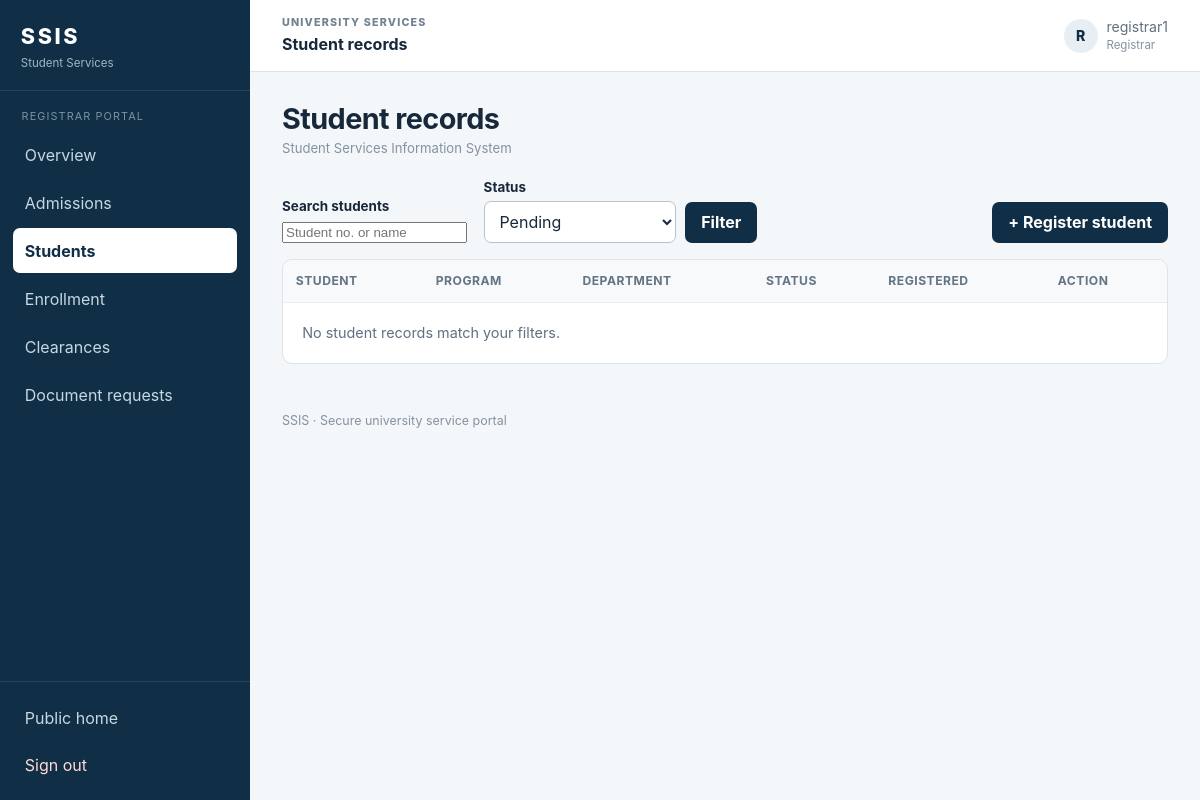
/registrar/students.php?status=pending (signed in), run on an earlier commit of the app's database.
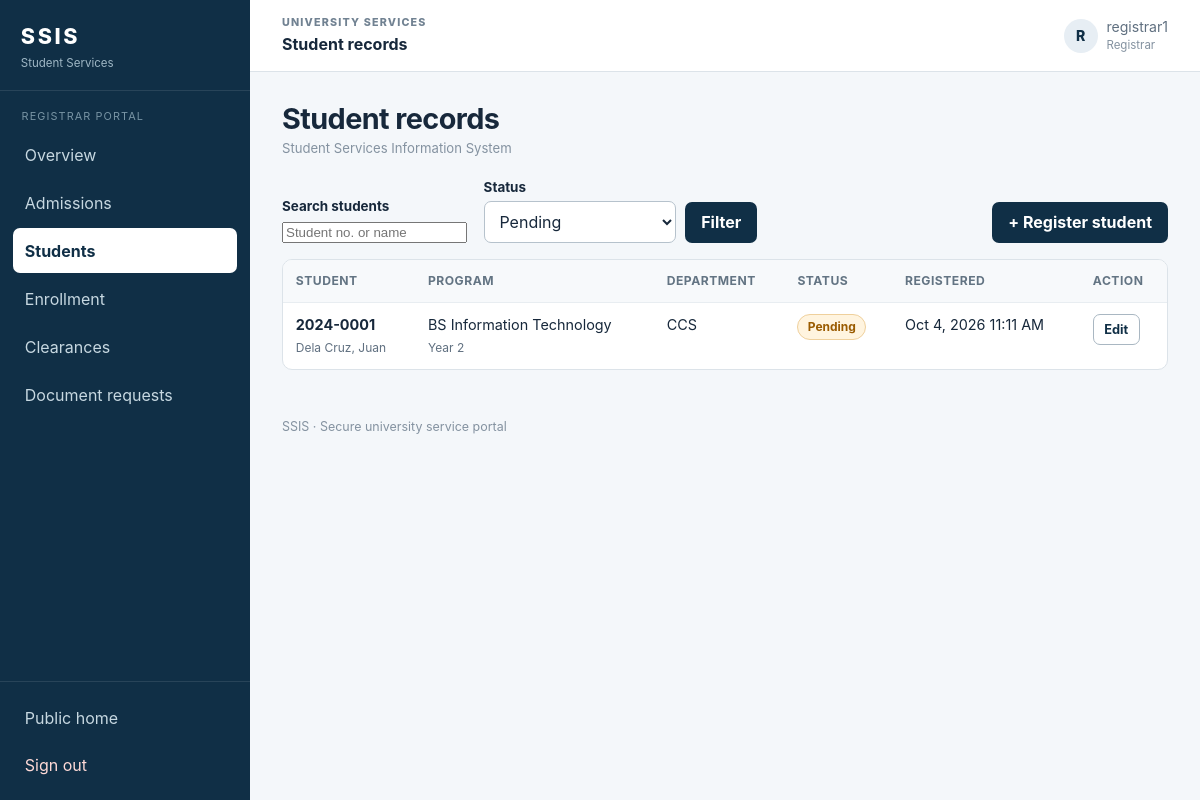
And on a later commit of the database.
### tables this page shows
CREATE TABLE students (
  id                INT UNSIGNED NOT NULL AUTO_INCREMENT,
  user_id           INT UNSIGNED NOT NULL,
  student_no        VARCHAR(20)  NOT NULL,
  first_name        VARCHAR(60)  NOT NULL,
  last_name         VARCHAR(60)  NOT NULL,
  program           VARCHAR(100) NOT NULL,
  year_level        TINYINT UNSIGNED NOT NULL DEFAULT 1,
  department_id     INT UNSIGNED NOT NULL,
  enrollment_status ENUM('pending','active','archived')
                    NOT NULL DEFAULT 'pending',
  queue_number      INT UNSIGNED NULL COMMENT 'Legacy field retained for backward compatibility; not used by SSIS',
  contact_no        VARCHAR(20)  NULL,
  registered_by     INT UNSIGNED NULL,
  created_at        TIMESTAMP NOT NULL DEFAULT CURRENT_TIMESTAMP,
  updated_at        TIMESTAMP NOT NULL DEFAULT CURRENT_TIMESTAMP ON UPDATE CURRENT_TIMESTAMP,
  PRIMARY KEY (id),
  UNIQUE KEY uq_students_user (user_id),
  UNIQUE KEY uq_students_no (student_no),
  KEY idx_students_name (last_name, first_name),
  KEY idx_students_enrollment (enrollment_status),
  CONSTRAINT fk_students_user FOREIGN KEY (user_id)
    REFERENCES users(id) ON DELETE CASCADE ON UPDATE CASCADE,
  CONSTRAINT fk_students_department FOREIGN KEY (department_id)
    REFERENCES departments(id) ON DELETE RESTRICT ON UPDATE CASCADE,
  CONSTRAINT fk_students_registered_by FOREIGN KEY (registered_by)
    REFERENCES users(id) ON DELETE SET NULL ON UPDATE CASCADE
);

CREATE TABLE departments (
  id          INT UNSIGNED NOT NULL AUTO_INCREMENT,
  code        VARCHAR(10)  NOT NULL,
  name        VARCHAR(120) NOT NULL,
  PRIMARY KEY (id),
  UNIQUE KEY uq_departments_code (code)
);

### auth/auth_check.php (called while the page is built, shortened)
<?php
require_once __DIR__ . '/../config/database.php';
function e(?string $value): string
{
    return htmlspecialchars((string)$value, ENT_QUOTES | ENT_SUBSTITUTE, 'UTF-8');
}
function url(string $path): string
{
    return APP_BASE . $path;
}
function auth_user(): ?array
{
    $now = time();
    $fingerprint = hash('sha256', $_SERVER['HTTP_USER_AGENT'] ?? '');
    $st = db()->prepare(
        'SELECT id, username, email, role, department_id, status FROM users WHERE id = ? LIMIT 1'
    );
    $st->execute([(int)$_SESSION['uid']]);
    $row = $st->fetch();
    $cache = $row;
    return $cache;
}
function require_login(): array
{
    $user = auth_user();
    return $user;
}
function require_role(string|array $roles): array
{
    $user = require_login();
    return $user;
}

### config/database.php (called while the page is built, shortened)
<?php
function db(): PDO
{
    static $pdo = null;
    if ($pdo instanceof PDO) {
        return $pdo;
    }
    $host    = getenv('SSIS_DB_HOST') ?: '127.0.0.1';
    $port    = getenv('SSIS_DB_PORT') ?: '3306';
    $name    = getenv('SSIS_DB_NAME') ?: 'ssis_db';
    $user    = getenv('SSIS_DB_USER') ?: 'root';
    $pass    = getenv('SSIS_DB_PASS') !== false ? getenv('SSIS_DB_PASS') : '';
    $dsn = "mysql:host={$host};port={$port};dbname={$name};charset=utf8mb4";
    try {
        $pdo = new PDO($dsn, $user, $pass, [
            PDO::ATTR_ERRMODE            => PDO::ERRMODE_EXCEPTION,
            PDO::ATTR_DEFAULT_FETCH_MODE => PDO::FETCH_ASSOC,
            PDO::ATTR_EMULATE_PREPARES   => false,
            PDO::ATTR_STRINGIFY_FETCHES  => false,
        ]);
    } catch (PDOException $e) {
        error_log('[SSIS] DB connection failed: ' . $e->getMessage());
        http_response_code(503);
        exit('Service temporarily unavailable. Please try again later.');
    }
    return $pdo;
}

### includes/layout.php (the view, shortened to what the changed rows need)
<?php
require_once __DIR__ . '/helpers.php';
function render_header(array $user, string $title): void
{
    $self = $_SERVER['SCRIPT_NAME'] ?? '';
    $role = $user['role'];
    echo '<!DOCTYPE html><html lang="en"><head><meta charset="utf-8">'
       . '<meta name="viewport" content="width=device-width, initial-scale=1">'
       . '<title>' . e($title) . ' - SSIS</title>'
       . '<link rel="stylesheet" href="' . e(url('/assets/css/style.css')) . '">'
       . '<script src="' . e(url('/assets/js/app.js')) . '" defer></script></head><body>';
    echo '<div class="app-shell"><aside class="sidebar">'
       . '<a class="side-brand" href="' . e(url(ROLE_HOME[$role])) . '"><span>SSIS</span><small>Student Services</small></a>'
       . '<div class="side-section"><small>' . e(label($role)) . ' portal</small><nav aria-label="Main">';
    foreach (NAV[$role] as $text => $path) {
        $cur = str_ends_with($self, $path) ? ' aria-current="page"' : '';
        echo '<a href="' . e(url($path)) . '"' . $cur . '>' . e($text) . '</a>';
    }
    echo '</nav></div><div class="side-bottom">'
       . '<a href="' . e(url('/')) . '">Public home</a>'
       . '<form method="post" action="' . e(url('/auth/logout.php')) . '">' . csrf_field()
       . '<button class="side-signout" type="submit">Sign out</button></form></div></aside>'
       . '<div class="app-main"><header class="app-top"><div><span class="top-kicker">UNIVERSITY SERVICES</span><strong>' . e($title) . '</strong></div>'
       . '<div class="who"><span class="user-avatar">' . e(strtoupper(substr($user['username'],0,1))) . '</span>'
       . '<span>' . e($user['username']) . '<small>' . e(label($role)) . '</small></span></div></header><main class="page">';
    echo '<div class="page-heading"><div><h1>' . e($title) . '</h1><p class="breadcrumb">Student Services Information System</p></div></div>';
}
function render_footer(): void
{
    echo '</main><footer class="app-footer">SSIS · Secure university service portal</footer></div></div></body></html>';
}

### registrar/students.php (shortened to what the changed rows need)
<?php
require_once __DIR__ . '/../auth/auth_check.php';
require_once __DIR__ . '/../includes/layout.php';
$user = require_role('registrar');
$pdo = db();
$q = get_str('q', 60);
$status = get_str('status', 12);
$like = '%' . addcslashes($q, '%_\\') . '%';
$st = $pdo->prepare('SELECT s.*, d.code FROM students s JOIN departments d ON d.id=s.department_id
                     WHERE (?="" OR s.student_no LIKE ? OR s.last_name LIKE ? OR s.first_name LIKE ?)
                     AND (?="" OR s.enrollment_status=?) ORDER BY s.last_name,s.first_name LIMIT 200');
$st->execute([$q,$like,$like,$like,$status,$status]);
$rows = $st->fetchAll();
render_header($user, 'Student records');
?>
<div class="tablewrap"><table><thead><tr><th>Student</th><th>Program</th><th>Department</th><th>Status</th><th>Registered</th><th>Action</th></tr></thead><tbody>
<?php foreach($rows as $r): ?><tr>
  <td><strong><?= e($r['student_no']) ?></strong><br><small><?= e($r['last_name'].', '.$r['first_name']) ?></small></td>
  <td><?= e($r['program']) ?><br><small>Year <?= (int)$r['year_level'] ?></small></td>
  <td><?= e($r['code']) ?></td>
  <td><?= badge($r['enrollment_status']) ?></td>
  <td><?= e(fmt_date($r['created_at'])) ?></td>
  <td><a class="btn alt sm" href="<?= e(url('/registrar/students.php?edit='.(int)$r['id'])) ?>">Edit</a></td>
</tr><?php endforeach; ?>
<?php if (!$rows): ?><tr><td colspan="6" class="empty">No student records match your filters.</td></tr><?php endif; ?>
</tbody></table></div>
<?php render_footer();

### includes/helpers.php (shortened to what the changed rows need)
<?php
function fmt_date(?string $d): string { return $d ? date('M j, Y g:i A', strtotime($d)) : '-'; }
function label(string $v): string { return ucfirst(str_replace('_', ' ', $v)); }
function badge(string $status): string
{
    $good = ['paid', 'enrolled', 'passed', 'released', 'ready', 'active'];
    $warn = ['pending', 'partial', 'awaiting_payment', 'processing', 'incomplete'];
    $cls  = in_array($status, $good, true) ? 'good' : (in_array($status, $warn, true) ? 'warn' : 'bad');
    return '<span class="badge ' . $cls . '">' . e(label($status)) . '</span>';
}

What changed in the data, as far as the page shows it:
now on this page (row edited): students: student_no "2024-0001", last_name+first_name "Dela Cruz, Juan", program "BS Information Technology", year_level "2", department.code "CCS", enrollment_status "Pending", created_at "Oct 4, 2026 11:11 AM"
Also different on the page:
text no longer shown: "No student records match your filters."
